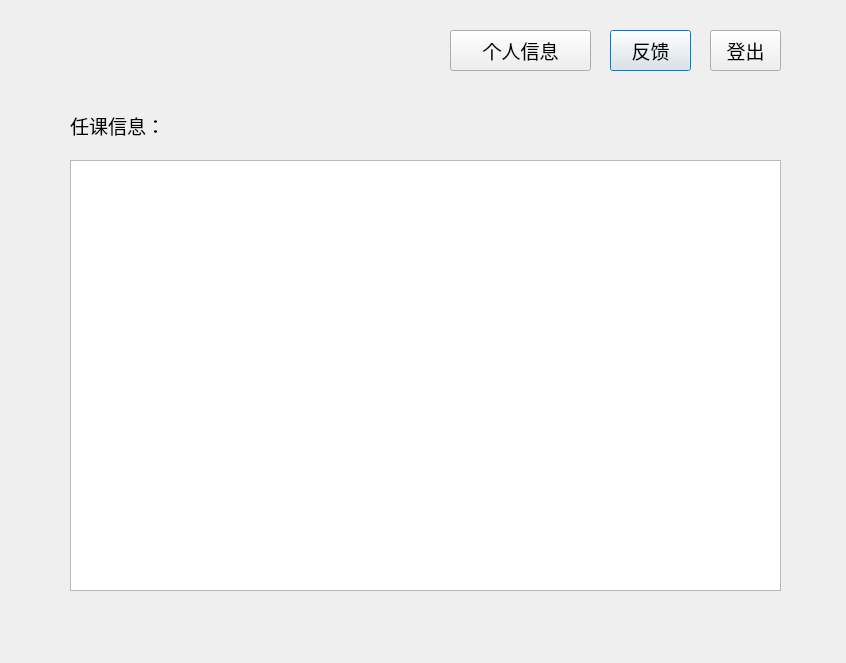
<?xml version="1.0" encoding="UTF-8"?>
<ui version="4.0">
 <class>Dialog</class>
 <widget class="QDialog" name="Dialog">
  <property name="geometry">
   <rect>
    <x>0</x>
    <y>0</y>
    <width>846</width>
    <height>663</height>
   </rect>
  </property>
  <property name="windowTitle">
   <string>Dialog</string>
  </property>
  <widget class="QPushButton" name="feedbackButton">
   <property name="geometry">
    <rect>
     <x>610</x>
     <y>30</y>
     <width>81</width>
     <height>41</height>
    </rect>
   </property>
   <property name="font">
    <font>
     <family>Agency FB</family>
     <pointsize>14</pointsize>
     <weight>50</weight>
     <italic>false</italic>
     <bold>false</bold>
    </font>
   </property>
   <property name="styleSheet">
    <string notr="true">font: 14pt &quot;Agency FB&quot;;</string>
   </property>
   <property name="text">
    <string>反馈</string>
   </property>
  </widget>
  <widget class="QPushButton" name="logOutButton">
   <property name="geometry">
    <rect>
     <x>710</x>
     <y>30</y>
     <width>71</width>
     <height>41</height>
    </rect>
   </property>
   <property name="font">
    <font>
     <family>Agency FB</family>
     <pointsize>14</pointsize>
     <weight>50</weight>
     <italic>false</italic>
     <bold>false</bold>
    </font>
   </property>
   <property name="styleSheet">
    <string notr="true">font: 14pt &quot;Agency FB&quot;;</string>
   </property>
   <property name="text">
    <string>登出</string>
   </property>
  </widget>
  <widget class="QPushButton" name="selfInformButton">
   <property name="geometry">
    <rect>
     <x>450</x>
     <y>30</y>
     <width>141</width>
     <height>41</height>
    </rect>
   </property>
   <property name="font">
    <font>
     <family>Agency FB</family>
     <pointsize>14</pointsize>
     <weight>50</weight>
     <italic>false</italic>
     <bold>false</bold>
    </font>
   </property>
   <property name="styleSheet">
    <string notr="true">font: 14pt &quot;Agency FB&quot;;</string>
   </property>
   <property name="text">
    <string>个人信息</string>
   </property>
  </widget>
  <widget class="QTableWidget" name="showTeacherSubsResult">
   <property name="geometry">
    <rect>
     <x>70</x>
     <y>160</y>
     <width>711</width>
     <height>431</height>
    </rect>
   </property>
  </widget>
  <widget class="QLabel" name="teacherSubsPrompt">
   <property name="geometry">
    <rect>
     <x>70</x>
     <y>110</y>
     <width>171</width>
     <height>31</height>
    </rect>
   </property>
   <property name="text">
    <string>&lt;html&gt;&lt;head/&gt;&lt;body&gt;&lt;p&gt;&lt;span style=&quot; font-size:14pt;&quot;&gt;任课信息：&lt;/span&gt;&lt;/p&gt;&lt;/body&gt;&lt;/html&gt;</string>
   </property>
  </widget>
 </widget>
 <resources/>
 <connections>
  <connection>
   <sender>feedbackButton</sender>
   <signal>clicked()</signal>
   <receiver>Dialog</receiver>
   <slot>accept()</slot>
   <hints>
    <hint type="sourcelabel">
     <x>650</x>
     <y>50</y>
    </hint>
    <hint type="destinationlabel">
     <x>422</x>
     <y>331</y>
    </hint>
   </hints>
  </connection>
  <connection>
   <sender>logOutButton</sender>
   <signal>clicked()</signal>
   <receiver>Dialog</receiver>
   <slot>accept()</slot>
   <hints>
    <hint type="sourcelabel">
     <x>745</x>
     <y>50</y>
    </hint>
    <hint type="destinationlabel">
     <x>422</x>
     <y>331</y>
    </hint>
   </hints>
  </connection>
  <connection>
   <sender>selfInformButton</sender>
   <signal>clicked()</signal>
   <receiver>Dialog</receiver>
   <slot>accept()</slot>
   <hints>
    <hint type="sourcelabel">
     <x>520</x>
     <y>50</y>
    </hint>
    <hint type="destinationlabel">
     <x>422</x>
     <y>331</y>
    </hint>
   </hints>
  </connection>
 </connections>
</ui>
